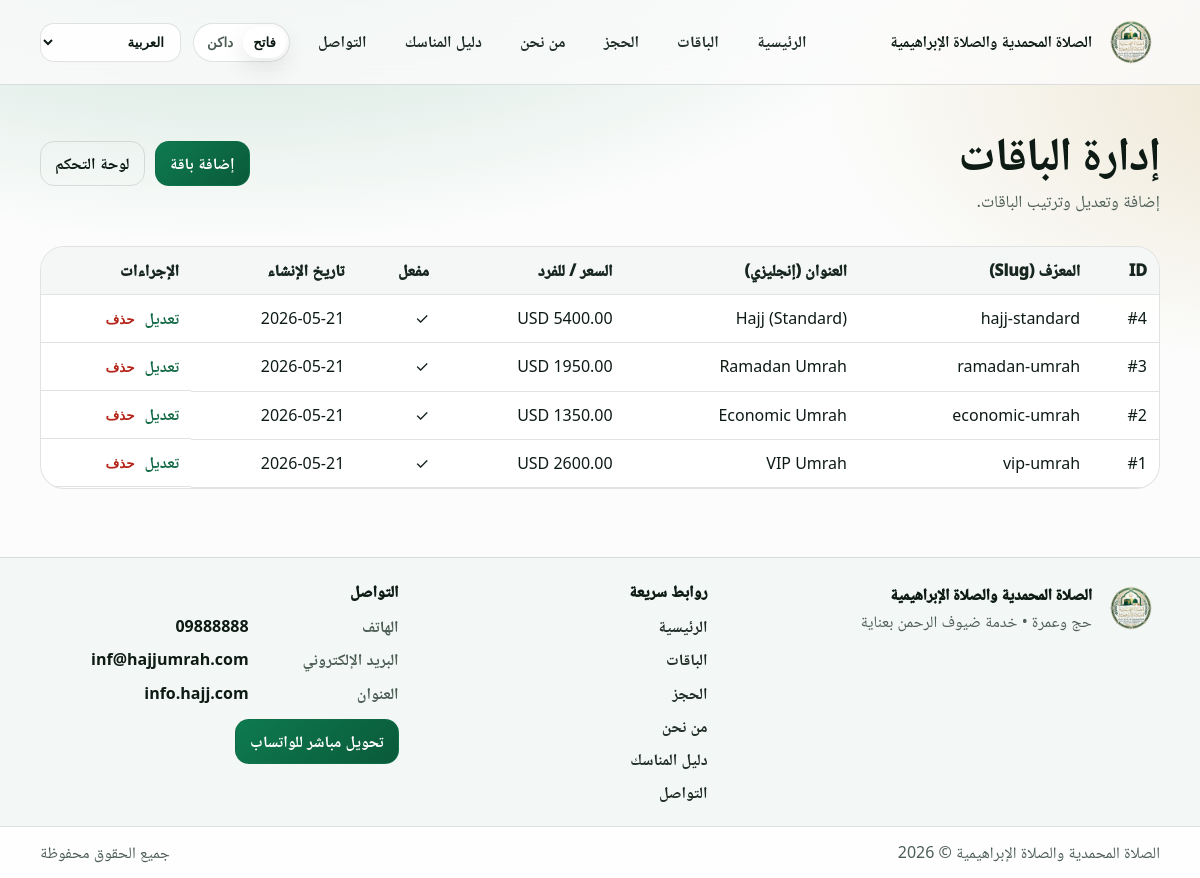
The app's page /admin/packages (signed in) with its own data.
### app/models.py (models this page shows, shortened)
class SiteConfig(db.Model):
    __tablename__ = "site_config"
    id = db.Column(db.Integer, primary_key=True)
    logo_filename = db.Column(db.String(255), nullable=False, default="logo.svg")
    hero_bg_filename = db.Column(db.String(255), nullable=False, default="hero_default.svg")
    site_name_ar = db.Column(
        db.String(255),
        nullable=False,
        default="الصلاة المحمدية والصلاة الإبراهيمية",
    )
    site_name_en = db.Column(
        db.String(255),
        nullable=False,
        default="Al-Salat Al-Muhammadiya & Al-Salat Al-Ibrahimiya",
    )
    site_name_ku = db.Column(
        db.String(255),
        nullable=False,
        default="الصلاة المحمدية والصلاة الإبراهيمية",
    )
    updated_at = db.Column(
        db.DateTime, default=datetime.utcnow, onupdate=datetime.utcnow, nullable=False
    )

class Package(db.Model):
    __tablename__ = "packages"
    id = db.Column(db.Integer, primary_key=True)
    slug = db.Column(db.String(80), unique=True, nullable=False)
    title_ar = db.Column(db.String(200), nullable=False)
    title_en = db.Column(db.String(200), nullable=False)
    title_ku = db.Column(db.String(200), nullable=False)
    description_ar = db.Column(db.Text, nullable=False)
    description_en = db.Column(db.Text, nullable=False)
    description_ku = db.Column(db.Text, nullable=False)
    price_per_person = db.Column(db.Numeric(10, 2), nullable=False, default=0)
    currency = db.Column(db.String(8), nullable=False, default="USD")
    duration_days = db.Column(db.Integer, nullable=False, default=7)
    hotels = db.Column(db.String(255), nullable=False, default="")
    inclusions = db.Column(db.Text, nullable=False, default="")
    image_filename = db.Column(db.String(255), nullable=False, default="")
    is_active = db.Column(db.Boolean, default=True, nullable=False)
    created_at = db.Column(db.DateTime, default=datetime.utcnow, nullable=False)
    bookings = db.relationship("Booking", back_populates="package", cascade="all, delete")

class SocialSetting(db.Model):
    __tablename__ = "social_settings"
    id = db.Column(db.Integer, primary_key=True)
    key = db.Column(db.String(60), unique=True, nullable=False)
    value = db.Column(db.String(600), nullable=False, default="")
    updated_at = db.Column(
        db.DateTime, default=datetime.utcnow, onupdate=datetime.utcnow, nullable=False
    )

### app/admin_routes.py (the view)
@admin_bp.get("/packages")
@login_required
def packages_list():
    packages = Package.query.order_by(Package.created_at.desc()).all()
    return render_template("admin/packages_list.html", packages=packages)

### app/i18n.py (called while the page is built)
def get_locale():
    lang = session.get("lang")
    if lang in current_app.config.get("SUPPORTED_LANGS", ()):
        return lang
    accept = request.accept_languages.best_match(current_app.config.get("SUPPORTED_LANGS"))
    return accept or current_app.config.get("DEFAULT_LANG", "ar")

def t(key: str) -> str:
    lang = getattr(g, "locale", current_app.config.get("DEFAULT_LANG", "ar"))
    return TRANSLATIONS.get(lang, {}).get(key) or TRANSLATIONS["en"].get(key) or key

def inject_i18n(app):
    @app.before_request
    def _set_locale():
        g.locale = get_locale()
        g.is_rtl = g.locale in RTL_LANGS
    @app.context_processor
    def _ctx():
        return {
            "t": t,
            "locale": getattr(g, "locale", app.config.get("DEFAULT_LANG", "ar")),
            "is_rtl": getattr(g, "is_rtl", True),
            "supported_langs": app.config.get("SUPPORTED_LANGS", ("ar", "en", "ku")),
            "rtl_langs": RTL_LANGS,
        }

### app/models.py (called while the page is built)
@login_manager.user_loader
def load_user(user_id):
    return db.session.get(AdminUser, int(user_id))

### app/templates/admin/packages_list.html
{% extends "base.html" %}
{% block content %}
  <section class="page-head">
    <div class="container page-head-row">
      <div>
        <h1 class="h1">{{ t('admin_packages') }}</h1>
        <p class="lead">{{ t('admin_packages_help') }}</p>
      </div>
      <div class="admin-actions">
        <a class="btn btn-primary" href="{{ url_for('admin.package_new') }}">{{ t('pkg_add') }}</a>
        <a class="btn btn-ghost" href="{{ url_for('admin.dashboard') }}">{{ t('admin_dashboard') }}</a>
      </div>
    </div>
  </section>
  <section class="section">
    <div class="container">
      <div class="table-shell">
        <table class="table">
          <thead>
            <tr>
              <th>ID</th>
              <th>{{ t('field_slug') }}</th>
              <th>{{ t('field_title_en') }}</th>
              <th>{{ t('field_price') }}</th>
              <th>{{ t('field_active') }}</th>
              <th>{{ t('table_created') }}</th>
              <th>{{ t('table_actions') }}</th>
            </tr>
          </thead>
          <tbody>
            {% for p in packages %}
              <tr>
                <td>#{{ p.id }}</td>
                <td>{{ p.slug }}</td>
                <td>{{ p.title_en }}</td>
                <td>{{ "%.2f"|format(p.price_per_person|float) }} {{ p.currency }}</td>
                <td>{% if p.is_active %}✓{% else %}—{% endif %}</td>
                <td>{{ p.created_at.strftime("%Y-%m-%d") }}</td>
                <td class="actions">
                  <a class="link" href="{{ url_for('admin.package_edit', package_id=p.id) }}">{{ t('pkg_edit') }}</a>
                  <form method="post" action="{{ url_for('admin.package_delete', package_id=p.id) }}" class="inline" onsubmit="return confirm('{{ t('confirm_delete') }}');">
                    <button class="link danger" type="submit">{{ t('pkg_delete') }}</button>
                  </form>
                </td>
              </tr>
            {% endfor %}
          </tbody>
        </table>
      </div>
    </div>
  </section>
{% endblock %}

### app/templates/base.html (shortened to what this page needs)
<!doctype html>
<html lang="{{ locale }}" dir="{{ 'rtl' if is_rtl else 'ltr' }}" data-theme="light">
  <head>
    <link rel="stylesheet" href="{{ url_for('static', filename='css/styles.css') }}" />
  </head>
  <body>
    <header class="site-header">
      <div class="container header-row">
        <a class="brand" href="{{ url_for('public.home') }}">
          <div class="brand-mark" aria-hidden="true">
            <img class="brand-logo" src="{{ url_for('static', filename='uploads/' + (current_logo_filename or 'logo.png')) }}" alt="Logo" />
          </div>
          <div class="brand-text">
            <div class="brand-title">{{ current_site_name }}</div>
          </div>
        </a>
        <nav id="siteNav" class="nav" aria-label="Primary">
          <a class="nav-link" href="{{ url_for('public.home') }}">{{ t('nav_home') }}</a>
          <a class="nav-link" href="{{ url_for('public.packages') }}">{{ t('nav_packages') }}</a>
          <a class="nav-link" href="{{ url_for('public.booking') }}">{{ t('nav_booking') }}</a>
          <a class="nav-link" href="{{ url_for('public.about') }}">{{ t('nav_about') }}</a>
          <a class="nav-link" href="{{ url_for('public.guide') }}">{{ t('nav_guide') }}</a>
          <a class="nav-link" href="{{ url_for('public.contact') }}">{{ t('nav_contact') }}</a>
        </nav>
        <div class="header-actions">
          <div class="segmented theme-segmented" role="group" aria-label="Theme">
            <button class="segmented-btn" type="button" data-theme-btn="light">{{ t('theme_light') }}</button>
            <button class="segmented-btn" type="button" data-theme-btn="dark">{{ t('theme_dark') }}</button>
          </div>
          <label class="select lang-desktop">
            <select id="langSelect" class="select-control">
              <option value="ar" {% if locale == 'ar' %}selected{% endif %}>{{ t('lang_ar') }}</option>
            </select>
          </label>
        </div>
      </div>
    </header>
    <main>
      {% block content %}{% endblock %}
    </main>
    <footer class="site-footer">
      <div class="container footer-grid">
        <div class="footer-brand">
          <div class="footer-brand-row">
            <div class="footer-mark" aria-hidden="true">
              <img class="footer-logo" src="{{ url_for('static', filename='uploads/' + (current_logo_filename or 'logo.png')) }}" alt="Logo" />
            </div>
            <div>
              <div class="footer-title">{{ current_site_name }}</div>
              <div class="footer-tagline">{{ t('footer_tagline') }}</div>
            </div>
          </div>
        </div>
        <div class="footer-col">
          <div class="footer-head">{{ t('footer_quick_links') }}</div>
          <div class="footer-links">
            <a class="footer-link" href="{{ url_for('public.home') }}">{{ t('nav_home') }}</a>
            <a class="footer-link" href="{{ url_for('public.packages') }}">{{ t('nav_packages') }}</a>
            <a class="footer-link" href="{{ url_for('public.booking') }}">{{ t('nav_booking') }}</a>
            <a class="footer-link" href="{{ url_for('public.about') }}">{{ t('nav_about') }}</a>
            <a class="footer-link" href="{{ url_for('public.guide') }}">{{ t('nav_guide') }}</a>
            <a class="footer-link" href="{{ url_for('public.contact') }}">{{ t('nav_contact') }}</a>
          </div>
        </div>
        <div class="footer-col">
          <div class="footer-head">{{ t('footer_contact') }}</div>
          <div class="footer-meta">
            {% if company_contact.phone %}
              <div class="footer-meta-row">
                <div class="footer-meta-label">{{ t('footer_phone') }}</div>
                <a class="footer-meta-value" href="tel:{{ company_contact.phone }}">{{ company_contact.phone }}</a>
              </div>
            {% endif %}
            {% if company_contact.email %}
              <div class="footer-meta-row">
                <div class="footer-meta-label">{{ t('footer_email') }}</div>
                <a class="footer-meta-value" href="mailto:{{ company_contact.email }}">{{ company_contact.email }}</a>
              </div>
            {% endif %}
            {% if company_contact.address %}
              <div class="footer-meta-row">
                <div class="footer-meta-label">{{ t('footer_address') }}</div>
                <div class="footer-meta-value">{{ company_contact.address }}</div>
              </div>
            {% endif %}
          </div>
          <div class="footer-actions">
            {% if whatsapp_support_url %}
              <a class="btn btn-primary footer-whatsapp" href="{{ whatsapp_support_url }}" target="_blank" rel="noopener">{{ t('direct_whatsapp_button') }}</a>
            {% endif %}
          </div>
        </div>
      </div>
      <div class="footer-bottom">
        <div class="container footer-bottom-row">
          <div class="muted">{{ current_site_name }} © {{ current_year }}</div>
          <div class="muted">{{ t('footer_rights') }}</div>
        </div>
      </div>
    </footer>
  </body>
</html>

### records on screen
SiteConfig: logo_filename (picture), site_name_ar "الصلاة المحمدية والصلاة الإبراهيمية"
Package: id "4", slug "hajj-standard", title_en "Hajj (Standard)", currency "USD", created_at "2026-05-21", t "تعديل", t "حذف"
Package: id "3", slug "ramadan-umrah", title_en "Ramadan Umrah", currency "USD", created_at "2026-05-21", t "تعديل", t "حذف"
Package: id "2", slug "economic-umrah", title_en "Economic Umrah", currency "USD", created_at "2026-05-21", t "تعديل", t "حذف"
Package: id "1", slug "vip-umrah", title_en "VIP Umrah", currency "USD", created_at "2026-05-21", t "تعديل", t "حذف"
SocialSetting: phone "09888888"
SocialSetting: email "inf@hajjumrah.com"
SocialSetting: address "info.hajj.com"

### other values on screen
{{ t('nav_home') }} "الرئيسية"
{{ t('nav_packages') }} "الباقات"
{{ t('nav_booking') }} "الحجز"
{{ t('nav_about') }} "من نحن"
{{ t('nav_guide') }} "دليل المناسك"
{{ t('nav_contact') }} "التواصل"
{{ t('theme_light') }} "فاتح"
{{ t('theme_dark') }} "داكن"
{{ t('admin_packages') }} "إدارة الباقات"
{{ t('admin_packages_help') }} "إضافة وتعديل وترتيب الباقات."
{{ t('pkg_add') }} "إضافة باقة"
{{ t('admin_dashboard') }} "لوحة التحكم"
{{ t('field_slug') }} "المعرّف (Slug)"
{{ t('field_title_en') }} "العنوان (إنجليزي)"
{{ t('field_price') }} "السعر / للفرد"
